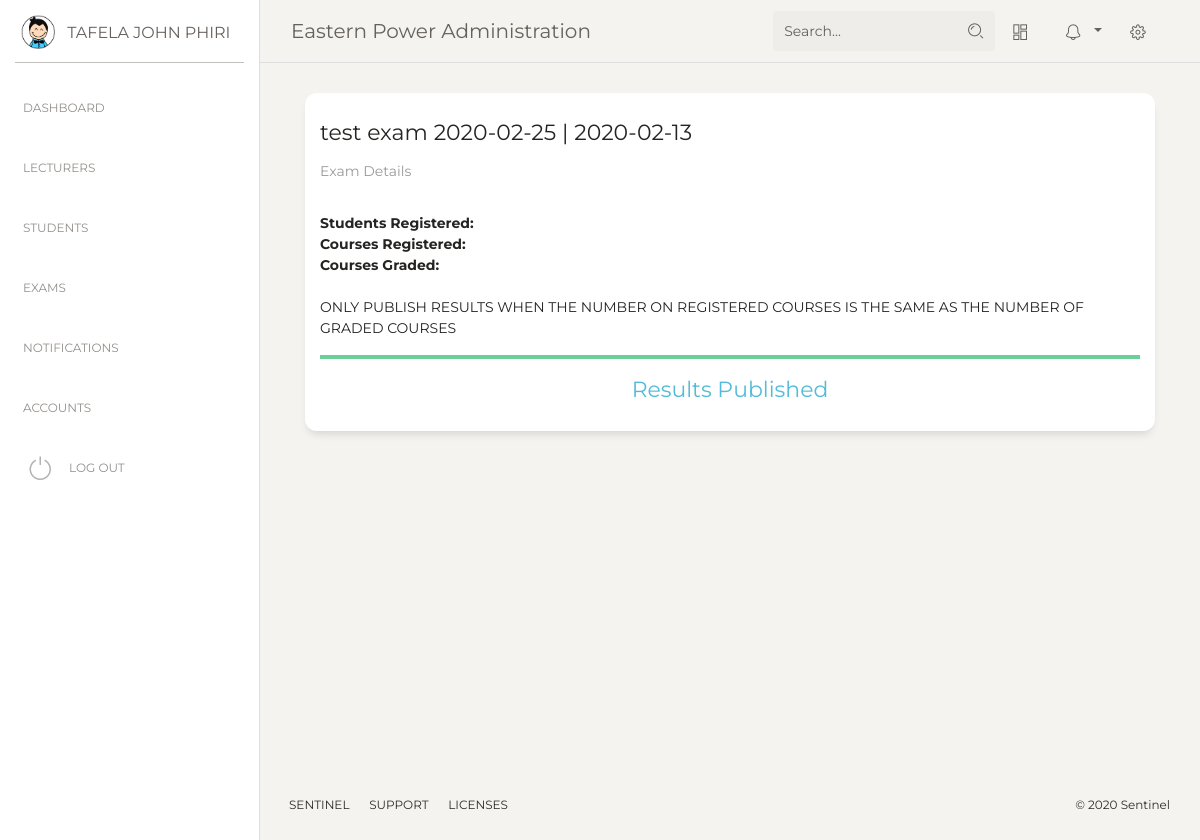
/administrator/exams/1/details (signed in), run on the app's committed database.
### headway/models.py (models this page shows, shortened)
class User(AbstractUser):
    username_validator = UnicodeUsernameValidator()
    username = models.CharField(
        _('username'),
        max_length=150,
        unique=True,
        help_text=_('Enter a Student ID for student Accounts or Email for lecturer Accounts.'),
        validators=[username_validator],
        error_messages={
            'unique': _("A user with that username already exists."),
        },
    )
    email = models.EmailField(_('email address'), blank=True, unique=True)
    middle_name = models.CharField(max_length=50, blank=True, null=True)
    is_student = models.BooleanField(default=True)
    is_lecturer = models.BooleanField(default=False)
    is_admin = models.BooleanField(default=False)
    institution = models.ForeignKey(Institution, on_delete=models.CASCADE, null=True)
    USERNAME_FIELD = 'username'
    REQUIRED_FIELDS = ['email']
    def get_full_name(self):
        if self.middle_name:
            full_name = '%s %s %s' % (self.first_name, self.middle_name, self.last_name)
        else:
            full_name = '%s %s' % (self.first_name, self.last_name)
        return full_name
    def __str__(self):
        return self.get_full_name()

class Institution(models.Model):
    name = models.CharField(max_length=100, help_text='Enter Institution Name')
    active_subscription = models.BooleanField(default=True)
    subscription_type = models.CharField(max_length=1)  # add choices
    subscription_start = models.DateField(auto_created=True, auto_now_add=True)
    subscription_end = models.DateField()
    short_name = models.CharField(max_length=10, default='INSTITUTE', help_text='Enter A Short Abbreviation Of'
                                                                                'Your Institutes Name '
                                                                                '(10 Characters Max.)')

class Exam(models.Model):
    institution = models.ForeignKey(Institution, on_delete=models.CASCADE)
    created_by = models.ForeignKey(User, on_delete=models.CASCADE)
    name = models.CharField(max_length=100)
    start_date = models.DateField()
    end_date = models.DateField()
    active = models.BooleanField(default=True)
    courses = models.ManyToManyField(Course)
    def __str__(self):
        return self.name + ' ' + str(self.start_date) + ' | ' + str(self.end_date)

### administrator/views.py (the view)
# urls.py: path('exams/<int:pk>/details', views.ExamsDetail.as_view(), name='exam_details'),  # filter ExamRegister
@method_decorator(user_is_admin, name='get')
class ExamsDetail(TemplateView):
    template_name = 'administrator/exam_details.html'
    def get(self, request, *args, **kwargs):  # get number of students and number of courses
        exam = Exam.objects.get(pk=self.kwargs['pk'])
        register = ExamRegister.objects.filter(exam=exam)
        student_num = register.count()
        context = {'student_num': student_num,
                   'exam': exam, }
        return render(request, self.template_name, context)

### templates/administrator/exam_details.html (shortened to what this page needs)
{% extends 'administrator/base.html' %}
{% block content %}
        <div class="col-md-12">
            <div class="card ">
              <div class="card-header ">
                <h5 class="card-title">{{ exam }}</h5>
                <p class="card-category">Exam Details</p>
              </div>
                <div class="card-body">
                    <div class="typography-line"><strong>
                        Students Registered: {{ student_nun }}</strong>
                    </div>
                    <div class="typography-line"><strong>
                        Courses Registered: {{ course_nun }}</strong>
                    </div>
                    <div class="typography-line"><strong>
                        Courses Graded: {{ course_graded_nun }}</strong>
                    </div>
                <br>
                <div class="typography-line">
                    <p>ONLY PUBLISH RESULTS WHEN THE NUMBER ON REGISTERED COURSES IS
                        THE SAME AS THE NUMBER OF GRADED COURSES</p>
                </div>
                <hr class="btn-outline-success">
                    {% if exam.active %}
                        <form action="{% url 'administrator:publish_exam' %}" method="post">
                            {% csrf_token %}
                            <input type="hidden" value="{{ exam.pk }}" name="exam_id">
                            <input type="submit" value="Publish Results" class="btn btn-outline-success btn-sm" >
                        </form>
                    {% else %}
                        <div class="text-info text-center">
                            <h5>Results Published</h5>
                        </div>
                    {% endif %}
                </div>
            </div>
        </div>
{% endblock content %}

### templates/administrator/base.html (shortened to what this page needs)
{% load static %}
<!DOCTYPE html>
<html lang="en">
<head>
  <link href="https://maxcdn.bootstrapcdn.com/font-awesome/latest/css/font-awesome.min.css" rel="stylesheet">
  <link href="{% static 'assets/css/bootstrap.min.css' %}" rel="stylesheet" />
  <link href="{% static 'assets/css/paper-dashboard.css' %}" rel="stylesheet" />
</head>
<body class="">
  <div class="wrapper ">
    <div class="sidebar" data-color="white" data-active-color="danger">
      <div class="logo">
        <a href="#" class="simple-text logo-mini">
          <div class="logo-image-small">
            <img src="{% static 'assets/img/logo-small.png' %}">
          </div>
        </a>
        <a href="#" class="simple-text logo-normal">
          {{ request.user}}
        </a>
      </div>
    <!-- loading urls for purpose of showing active tubs
    {% url 'administrator:dash' as dash_dir %} {% url 'administrator:lecturers' as lecturers_dir %}
        {% url 'administrator:students' as students_dir %} {% url 'administrator:exams' as exams_dir %}
    {% url 'administrator:notifications' as notifications_dir %} {% url 'administrator:accounts' as accounts_dir %}-->
      <div class="sidebar-wrapper">
        <ul class="nav">
          <li{% if request.path == dash_dir %} class="active" {% endif%} >
                  <a href="{% url 'administrator:dash' %}">
              <p>Dashboard</p>
            </a>
          </li>
          <li {% if request.path == lecturers_dir %} class="active"{% endif %}>
            <a href="{% url 'administrator:lecturers' %}">
              <p>Lecturers</p>
            </a>
          </li>
          <li {% if request.path == students_dir %} class="active"{% endif %}>
            <a href="{% url 'administrator:students' %}">
              <p>Students</p>
            </a>
          </li>
          <li {% if request.path == exams_dir %} class="active"{% endif %}>
            <a href="{% url 'administrator:exams' %}">
              <p>Exams</p>
            </a>
          </li>
          <li {% if request.path == notifications_dir %}class="active"{% endif %}>
            <a href="{% url 'administrator:notifications' %}">
              <p>Notifications</p>
            </a>
          </li>
        <li {% if request.path == accounts_dir %}class="active"{% endif %}>
            <a href="{% url 'administrator:accounts' %}">
              <p>Accounts</p>
            </a>
          </li>
          <li class="active-pro">
            <a href="{% url 'logout' %}">
              <i class="nc-icon nc-button-power"></i>
              <p>Log Out</p>
            </a>
          </li>
        </ul>
      </div>
    </div>
    <div class="main-panel">
      <nav class="navbar navbar-expand-lg navbar-absolute fixed-top navbar-transparent">
        <div class="container-fluid">
          <div class="navbar-wrapper">
            <a class="navbar-brand" href="{% url 'administrator:institution_details' pk=request.user.institution.pk%}">
                {{ request.user.institution.name }} Administration</a>
          </div>
          <div class="collapse navbar-collapse justify-content-end" id="navigation">
            <form method="get" action="{% url 'headway:search' %}">
              <div class="input-group no-border">
                <input type="text" value="{{ request.GET.q }}" class="form-control" placeholder="Search..." name="q">
                <div class="input-group-append">
                  <div class="input-group-text">
                    <i class="nc-icon nc-zoom-split"></i>
                  </div>
                </div>
              </div>
            </form>
            <ul class="navbar-nav">
              <li class="nav-item">
                <a class="nav-link btn-magnify" href="#">
                  <i class="nc-icon nc-layout-11"></i>
                </a>
              </li>
              <li class="nav-item btn-rotate dropdown">
                <a class="nav-link dropdown-toggle" href="http://example.com" id="navbarDropdownMenuLink" data-toggle="dropdown" aria-haspopup="true" aria-expanded="false">
                  <i class="nc-icon nc-bell-55"></i>
                </a>
              </li>
              <li class="nav-item">
                <a class="nav-link btn-rotate" href="#">
                  <i class="nc-icon nc-settings-gear-65"></i>
                </a>
              </li>
            </ul>
          </div>
        </div>
      </nav>
      <div class="content">
          {% block content %}
          {% endblock %}
      </div>
      <footer class="footer footer-black  footer-white ">
        <div class="container-fluid">
          <div class="row">
            <nav class="footer-nav">
              <ul>
                <li>
                  <a href="#" target="_blank">Sentinel</a>
                </li>
                <li>
                  <a href="#" target="_blank">Support</a>
                </li>
                <li>
                  <a href="#" target="_blank">Licenses</a>
                </li>
              </ul>
            </nav>
            <div class="credits ml-auto">
              <span class="copyright">
                ©
                 Sentinel
              </span>
            </div>
          </div>
        </div>
      </footer>
    </div>
  </div>
</body>
</html>

### data on the page
User: user "TAFELA JOHN PHIRI", user.institution.name "Eastern Power"
Exam: name+start_date+end_date "test exam 2020-02-25 | 2020-02-13"
